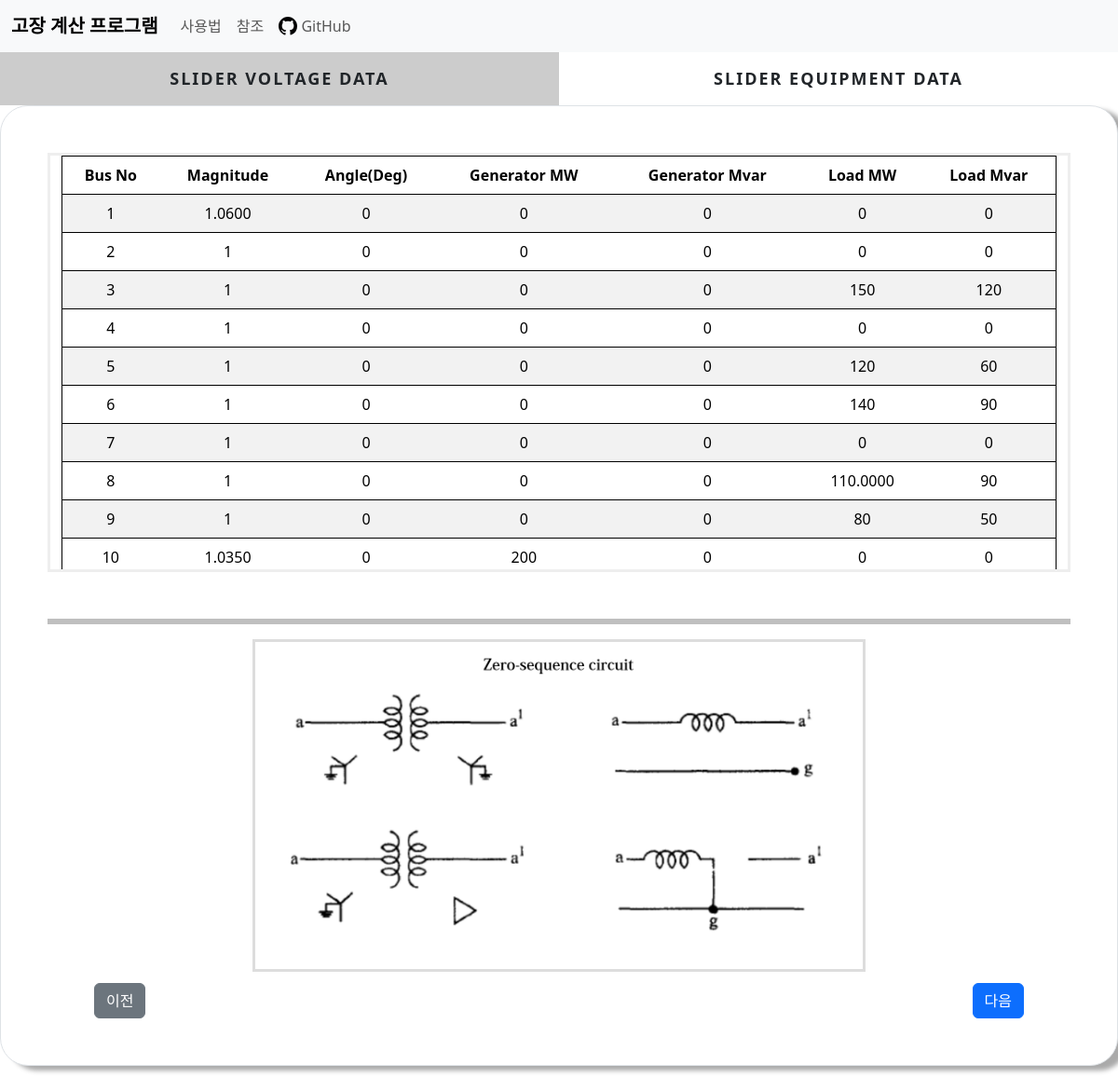
Screenshot of /slider/ with the database file from the repository.
### cal/models.py (models this page shows)
class Sliderbus(models.Model):
    Bus_No =models.SmallIntegerField()
    Voltage_Mag = models.FloatField(default=0)
    Voltage_Deg = models.FloatField(default=0)
    Generator_MW = models.FloatField(default=0,null=True,blank=True)
    Generator_Mvar = models.FloatField(default=0,null=True,blank=True)
    Load_MW = models.FloatField(default=0,null=True,blank=True)
    Load_Mvar = models.FloatField(default=0,null=True,blank=True)

### cal/views.py (the view)
# urls.py: path('slider/',views.slider, name='slider'),
def slider(request):
    sliderbus = Sliderbus.objects.all()
    sliderline = SliderLine.objects.all().order_by('line_type')
    condition = conditionCheck.objects.get(find_con=True)
    fault_con = FaultCondition.objects.get(to_find=True)
    context={'sliderbus':sliderbus, 'sliderline':sliderline,'fault_con':fault_con,'condition':condition}
    return render(request,'cal/slider.html',context=context)

### cal/templates/cal/slider.html (shortened to what this page needs)
{% extends './base.html'%}
{% load static %}
{% block css %}
<link rel="stylesheet" href="{% static 'cal/css/solution_img.css'%}">
{% endblock css %}
{% block content %}
<div class="main">
    <div class="tab other">
      <label for="tab-1">Slider Voltage Data</label>
      <label for="tab-2">Slider Equipment Data</label>
    </div>
    <div class="content">
      <div class="content-dis">
        <div class="border">
          <div class="container  fault">
            <table class="table table-striped">
              {% if condition.is_flow %}
                <thead>
                  <tr>
                    <td>Bus No</td>
                    <td>Magnitude</td>
                    <td>Angle(Deg)</td>
                    <td>Generator MW</td>
                    <td>Generator Mvar</td>
                    <td>Load MW</td>
                    <td>Load Mvar</td>
                  </tr>
                </thead>
                <tbody>
                  {% for i in sliderbus %}
                  <tr>
                    <td>{{i.Bus_No}}</td>
                    <td>{{i.Voltage_Mag|floatformat:-4}}</td>
                    <td>{{i.Voltage_Deg|floatformat:-4}}</td>
                    <td>{{i.Generator_MW|floatformat:-4}}</td>
                    <td>{{i.Generator_Mvar|floatformat:-4}}</td>
                    <td>{{i.Load_MW|floatformat:-4}}</td>
                    <td>{{i.Load_Mvar|floatformat:-4}}</td>
                  </tr>
                  {% endfor %}
                </tbody>
              {% endif %}
            </table>
          </div>
          {% if fault_con.is_flow %}
            <a class="btn btn-secondary prev" href="{% url 'flow' %}">이전</a>
          {% else %}
            <a class="btn btn-secondary prev" href="{% url 'initial' %}">이전</a>
          {% endif %}
          {% if fault_con.fault_type == 0 %}
            <a class="btn btn-primary next" href="{% url 'ybus' %}">다음</a>
          {% else %}
            <a class="btn btn-primary next" href="{% url 'transformer' %}">다음</a>
          {% endif %}
          <hr>
          {% if faultcon.fault_type == 0 %}
            {% if fault_con.is_shunt %}
              {% if fault_con.is_load_effect %}
                <img src="{% static 'cal/images/ybusbload.png'%}">
              {% else %}
                <img src="{% static 'cal/images/ybusb.png'%}">
              {% endif %}
            {% else %}
              {% if fault_con.is_load_effect %}
                <img src="{% static 'cal/images/ybusload.png'%}">
              {% else %}
                <img src="{% static 'cal/images/ybus.png'%}">
              {% endif %}
            {% endif%}
          {% else%}
            <img src="{% static 'cal/images/zero-sequence.png'%}">
          {% endif %}
        </div>
      </div>
    </div>
  </div>
{% endblock content%}

### cal/static/cal/css/base.css (style rules this page uses)
html { font-family: "Noto Sans KR", sans-serif; font-size: 16px; font-weight: 400; }
* { box-sizing: border-box; }
.border, .condition { background-color:#ffffff; padding: 50px; padding-bottom:100px; border: 1px solid #000000; border-radius:30px; margin-bottom:30px; box-shadow: 10px 5px 5px #aaaaaa; }
label { display:block; }
#tab-1:checked ~ .tab label:nth-child(1), #tab-2:checked ~ .tab label:nth-child(2), #tab-3:checked ~ .tab label:nth-child(3), #tab-4:checked ~ .tab label:nth-child(4), #tab-5:checked ~ .tab label:nth-child(5), #tab-6:checked ~ .tab label:nth-child(6), #tab-7:checked ~ .tab label:nth-child(7), #tab-8:checked ~ .tab label:nth-child(8), #tab-9:checked ~ .tab label:nth-child(9), #tab-10:checked ~ .tab label:nth-child(10), #tab-11:checked ~ .tab label:nth-child(11), #tab-12:checked ~ .tab label:nth-child(12), #tab-13:checked ~ .tab label:nth-child(13), #tab-14:checked ~ .tab label:nth-child(14) { background-color: rgba(0, 0, 0, 0.2); box-shadow: none; }
.content > div { display: none; }
#tab-1:checked ~ .content div:nth-child(1), #tab-2:checked ~ .content div:nth-child(2), #tab-3:checked ~ .content div:nth-child(3), #tab-4:checked ~ .content div:nth-child(4), #tab-5:checked ~ .content div:nth-child(5), #tab-6:checked ~ .content div:nth-child(6), #tab-7:checked ~ .content div:nth-child(7), #tab-8:checked ~ .content div:nth-child(8), #tab-9:checked ~ .content div:nth-child(9), #tab-10:checked ~ .content div:nth-child(10), #tab-11:checked ~ .content div:nth-child(11), #tab-12:checked ~ .content div:nth-child(12), #tab-13:checked ~ .content div:nth-child(13), #tab-14:checked ~ .content div:nth-child(14) { display:block; position:relative; }
.main { margin: 0 auto; max-width: 100%; }
.tab { overflow: hidden; }
.tab label { font-size: 18px; cursor: pointer; float: left; width: 50%; text-align: center; padding: 15px 0; text-transform: uppercase; font-weight: bold; letter-spacing: 2px; user-select: none; -webkit-user-select: none; }
.content { min-height: 250px; }
.fault { overflow:auto; height:450px; border:#EEEEEE solid 3px; }
.table { border: 1px solid black; text-align: center; }
img { width:60%; height:75%; display: block; margin: auto; }
thead { font-weight: 700; }
.next { position:absolute; right:100px; bottom:50px; }
.prev { position:absolute; left:100px; bottom:50px; }

### cal/static/cal/css/solution_img.css (style rules this page uses)
img { margin-top:unset; border: #dddddd solid 3px; }
hr { margin-top: 50px; border: black solid 3px; }

### rows the page displays
Sliderbus: Bus_No "1", Voltage_Mag "1.0600", Voltage_Deg "0", Generator_MW "0", Generator_Mvar "0", Load_MW "0", Load_Mvar "0"
Sliderbus: Bus_No "2", Voltage_Mag "1", Voltage_Deg "0", Generator_MW "0", Generator_Mvar "0", Load_MW "0", Load_Mvar "0"
Sliderbus: Bus_No "3", Voltage_Mag "1", Voltage_Deg "0", Generator_MW "0", Generator_Mvar "0", Load_MW "150", Load_Mvar "120"
Sliderbus: Bus_No "4", Voltage_Mag "1", Voltage_Deg "0", Generator_MW "0", Generator_Mvar "0", Load_MW "0", Load_Mvar "0"
Sliderbus: Bus_No "5", Voltage_Mag "1", Voltage_Deg "0", Generator_MW "0", Generator_Mvar "0", Load_MW "120", Load_Mvar "60"
Sliderbus: Bus_No "6", Voltage_Mag "1", Voltage_Deg "0", Generator_MW "0", Generator_Mvar "0", Load_MW "140", Load_Mvar "90"
Sliderbus: Bus_No "7", Voltage_Mag "1", Voltage_Deg "0", Generator_MW "0", Generator_Mvar "0", Load_MW "0", Load_Mvar "0"
Sliderbus: Bus_No "8", Voltage_Mag "1", Voltage_Deg "0", Generator_MW "0", Generator_Mvar "0", Load_MW "110.0000", Load_Mvar "90"
Sliderbus: Bus_No "9", Voltage_Mag "1", Voltage_Deg "0", Generator_MW "0", Generator_Mvar "0", Load_MW "80", Load_Mvar "50"
Sliderbus: Bus_No "10", Voltage_Mag "1.0350", Voltage_Deg "0", Generator_MW "200", Generator_Mvar "0", Load_MW "0", Load_Mvar "0"
